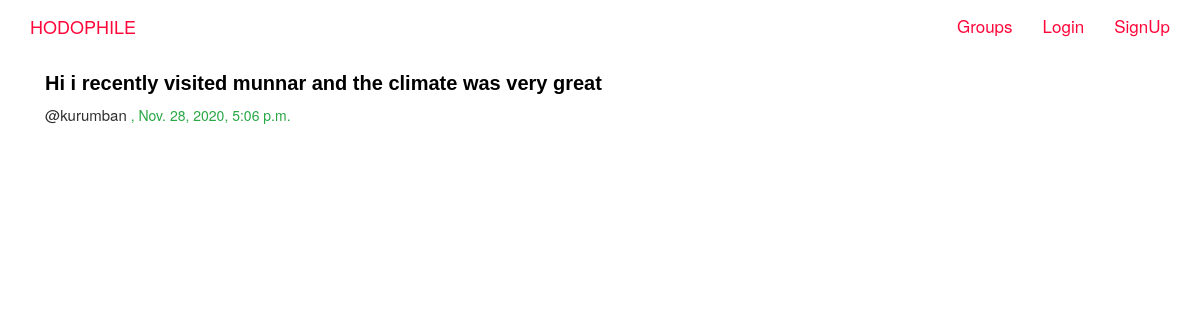
/posts/by/kurumban/13/, run on the app's committed database.
### posts/models.py (models this page shows, shortened)
class Post(models.Model):
    user=models.ForeignKey(User,related_name='posts',on_delete=models.CASCADE)
    created_at=models.DateTimeField(auto_now=True)
    message = models.TextField()
    message_html=models.TextField(editable=False)
    group=models.ForeignKey(Group,related_name='posts',null=True,blank=True,on_delete=models.CASCADE)
    class Meta:
        ordering=['created_at']
        unique_together=['user','message']

### posts/views.py (the view)
# urls.py: path('by/<username>/<int:pk>/',views.PostDetail.as_view(),name="single"),
class PostDetail(SelectRelatedMixin,generic.DetailView):
    model=models.Post
    select_related=('user','group')
    def get_queryset(self):
        queryset=super().get_queryset()
        return queryset.filter(user__username__iexact=self.kwargs.get('username'))

### posts/templates/posts/post_detail.html
{% extends "posts/post-base.html" %}
{% block post_content %}
<div class="col-md-8">
  {% include "posts/_post.html" %}
</div>
{% endblock %}

### posts/templates/posts/_post.html (shortened to what this page needs)
<div class="post-media">
  {% if user.is_authenticated and post.user == user %}
  <h4 style="color: red; font-size: 20px;">{{post.message|safe}}</h4>
  {% else %}
  <h4 style="font-size: 20px;"> {{post.message|safe}}</h4>
  {% endif %}
  <p style="margin-bottom: 1px;" class="username"><a href="{% url 'posts:for_user' username=post.user.username %}" style="font-size: 15px; margin-bottom: 25px;">@{{post.user.username}}</a> ,      {{post.created_at}}</p>
  <div class="media-body">
  </div>
</div>

### static/simplesocial/css/master.css (style rules this page uses)
body { background-color: black; }
.mycontent p { color:#28a745; }
.mycontent h4,h5 { color:#000000; font-size: 30px; }
.post-media { float:right; }

### static/simplesocial/css/style.css (style rules this page uses)
body, html { overflow-x:hidden; }
a { text-decoration: none; color: #2f2f2f; }
h1, h2, h3, h4, h5, h6 { font-family: 'Poppins', sans-serif; font-weight: 700; margin-top: 0; }
h4 { font-size: 22px; }

### data on the page
Post: message "Hi i recently visited munnar and the climate was very great", user.username "kurumban", created_at "Nov. 28, 2020, 5:06 p.m."
